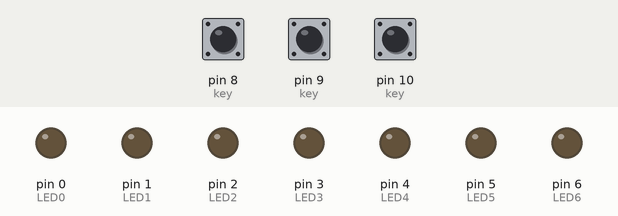
A sketch run on a simulated Arduino Uno, built with avr-gcc and run on an emulated ATmega328P. On the bench: output pins drawn as LEDs (lit = HIGH). Inputs (shaded band) come from the test bench; at power-on: pin 8 (key) HIGH, pin 10 (key) HIGH, pin 9 (key) HIGH.

Above: at 1.2 s.
1.3 s: pin 8 (key) pulled LOW for 0.15 s
At 2.2 s:
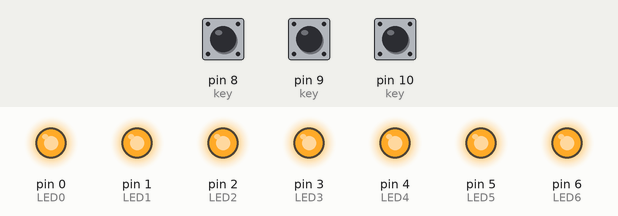
4.3 s: pin 10 (key) pulled LOW for 0.15 s
At 5.3 s:
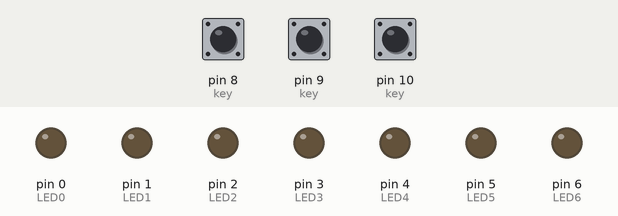
5.9 s: pin 9 (key) pulled LOW for 0.15 s
At 6.05 s:
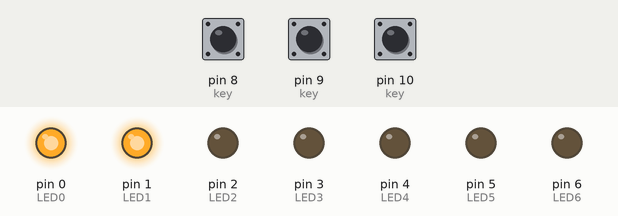
8.9 s: pin 10 (key) pulled LOW for 1 s
At 10.0 s:
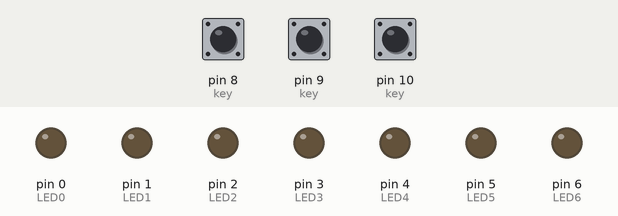
Timing chart, 0 to 11.9 s (numbered marks = the images above; inputs shaded):
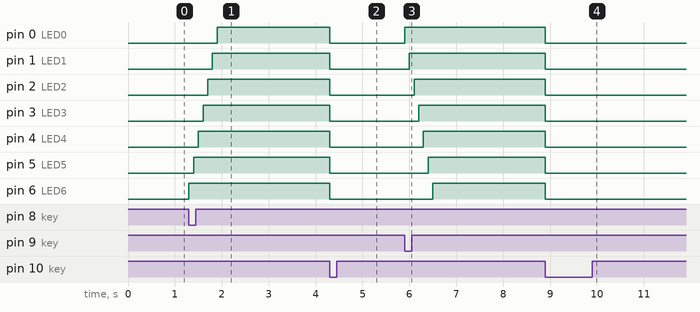

Measured:
- after the input at 1.3 s, pin 0 (LED0): LOW → HIGH after 0.60 s; pin 1 (LED1): LOW → HIGH after 0.50 s; pin 2 (LED2): LOW → HIGH after 0.40 s; pin 3 (LED3): LOW → HIGH after 0.30 s; pin 4 (LED4): LOW → HIGH after 0.20 s
- after the input at 4.3 s, pin 0 (LED0), pin 1 (LED1), pin 2 (LED2), pin 3 (LED3), pin 4 (LED4), pin 5 (LED5), pin 6 (LED6): HIGH → LOW at once
- after the input at 5.9 s, pin 0 (LED0): LOW → HIGH at once; pin 1 (LED1): LOW → HIGH after 0.10 s; pin 2 (LED2): LOW → HIGH after 0.20 s; pin 3 (LED3): LOW → HIGH after 0.30 s; pin 4 (LED4): LOW → HIGH after 0.40 s
- after the input at 8.9 s, pin 0 (LED0), pin 1 (LED1), pin 2 (LED2), pin 3 (LED3), pin 4 (LED4), pin 5 (LED5), pin 6 (LED6): HIGH → LOW at once

The sketch:

Blink.ino
```cpp
/*
**  Microprocessor and Assembly Language lab
**  Fall 1399
**  name: Amirhossein Alibakhshi
**  id: 9731096
**  Lab #1
*/
int button_1 = 1; //the value of button#1
int button_2 = 1; //the value of button#2
int button_3 = 1; //the value of button#3
int delay_period = 100; //delay period (ms)
void setup() {
    // initialize LEDs
    pinMode(0, OUTPUT);//LED0
    pinMode(1, OUTPUT);//LED1
    pinMode(2, OUTPUT);//LED2
    pinMode(3, OUTPUT);//LED3
    pinMode(4, OUTPUT);//LED4
    pinMode(5, OUTPUT);//LED5
    pinMode(6, OUTPUT);//LED6
    // initialize Buttons
    pinMode(8 , INPUT);// key #1
    pinMode(9 , INPUT);// key #2
    pinMode(10, INPUT);// key #3
}
void loop() {
  //read Buttons
  button_1 = digitalRead(8);
  button_2 = digitalRead(9);
  button_3 = digitalRead(10);
  if ( button_3 == LOW ){// button#3 has been pressed
    //deactivate all LEDs
    digitalWrite(0, LOW);
    digitalWrite(1, LOW);
    digitalWrite(2, LOW);
    digitalWrite(3, LOW);
    digitalWrite(4, LOW);
    digitalWrite(5, LOW);
    digitalWrite(6, LOW);
  }else if ( button_2 == LOW ){//button#2 has been pressed
    //activate LED #1
    digitalWrite(0, HIGH);
//    digitalWrite(1, LOW);
//    digitalWrite(2, LOW);
//    digitalWrite(3, LOW);
//    digitalWrite(4, LOW);
//    digitalWrite(5, LOW);
//    digitalWrite(6, LOW);
    delay(delay_period);
    //activate LED #2
//    digitalWrite(0, LOW);
    digitalWrite(1, HIGH);
    delay(delay_period);
    //activate LED #3
//    digitalWrite(1, LOW);
    digitalWrite(2, HIGH);
    delay(delay_period);
    //activate LED #4
//    digitalWrite(2, LOW);
    digitalWrite(3, HIGH);
    delay(delay_period);
    //activate LED #5
//    digitalWrite(3, LOW);
    digitalWrite(4, HIGH);
    delay(delay_period);
    //activate LED #6
//    digitalWrite(4, LOW);
    digitalWrite(5, HIGH);
    delay(delay_period);
    //activate LED #7
//    digitalWrite(5, LOW);
    digitalWrite(6, HIGH);
    delay(delay_period);
  }else if ( button_1 == LOW ){//button#1 has been pressed
    //activate LED #7
//    digitalWrite(0, LOW);
//    digitalWrite(1, LOW);
//    digitalWrite(2, LOW);
//    digitalWrite(3, LOW);
//    digitalWrite(4, LOW);
//    digitalWrite(5, LOW);
    digitalWrite(6, HIGH);
    delay(delay_period);
    //activate LED #6
    digitalWrite(5, HIGH);
//    digitalWrite(6, LOW);
    delay(delay_period);
    //activate LED #5
    digitalWrite(4, HIGH);
//    digitalWrite(5, LOW);
    delay(delay_period);
    //activate LED #4
    digitalWrite(3, HIGH);
//    digitalWrite(4, LOW);
    delay(delay_period);
    //activate LED #3
    digitalWrite(2, HIGH);
//    digitalWrite(3, LOW);
    delay(delay_period);
    //activate LED #2
    digitalWrite(1, HIGH);
//    digitalWrite(2, LOW);
    delay(delay_period);
    //activate LED #1
    digitalWrite(0, HIGH);
//    digitalWrite(1, LOW);
    delay(delay_period);
  }
}
```
